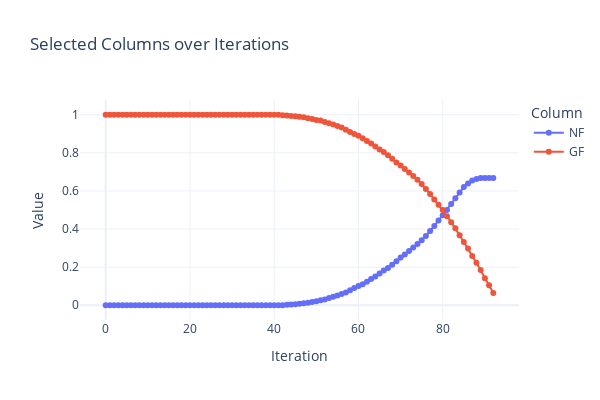

Notebook code cell kept with this figure:
### Code cell
plot_columns_vs_iteration('params.csv',['NF','GF'])

### Figure 1 — Plotly figure (JSON) as saved in the notebook; plotly's stock layout.template omitted (floating-point values rounded to 4 significant figures)
{"data": [{"hovertemplate": "Column=NF<br>Iteration=%{x}<br>Value=%{y}<extra></extra>", "legendgroup": "NF", "line": {"color": "#636efa", "dash": "solid"}, "marker": {"symbol": "circle"}, "mode": "lines+markers", "name": "NF", "orientation": "v", "showlegend": true, "type": "scatter", "x": [0, 1, 2, 3, 4, 5, 6, 7, 8, 9, 10, 11, 12, 13, 14, 15, 16, 17, 18, 19, 20, 21, 22, 23, 24, 25, 26, 27, 28, 29, 30, 31, 32, 33, 34, 35, 36, 37, 38, 39, 40, 41, 42, 43, 44, 45, 46, 47, 48, 49, 50, 51, 52, 53, 54, 55, 56, 57, 58, 59, 60, 61, 62, 63, 64, 65, 66, 67, 68, 69, 70, 71, 72, 73, 74, 75, 76, 77, 78, 79, 80, 81, 82, 83, 84, 85, 86, 87, 88, 89, 90, 91, 92], "xaxis": "x", "y": [0, 0, 0, 0, 0, 0, 0, 0, 0, 0, 0, 0, 0, 0, 0, 0, 0, 0, 0, 0, 0, 0, 0, 0, 0, 0, 0, 0, 0, 0, 0, 0, 0, 0, 0, 0, 0, 0, 0, 0, 0, 0, 0, 0.003034, 0.004205, 0.005753, 0.008128, 0.01053, 0.01317, 0.01763, 0.02124, 0.02685, 0.03032, 0.03779, 0.04451, 0.05067, 0.05941, 0.06696, 0.07828, 0.0908, 0.1005, 0.1101, 0.124, 0.1381, 0.1514, 0.1661, 0.183, 0.1961, 0.213, 0.2305, 0.2501, 0.2666, 0.2845, 0.3034, 0.3211, 0.3409, 0.364, 0.3896, 0.4163, 0.4443, 0.4729, 0.4997, 0.5317, 0.5617, 0.5915, 0.6203, 0.6392, 0.6555, 0.6628, 0.6676, 0.6682, 0.6682, 0.6682], "yaxis": "y"}, {"hovertemplate": "Column=GF<br>Iteration=%{x}<br>Value=%{y}<extra></extra>", "legendgroup": "GF", "line": {"color": "#EF553B", "dash": "solid"}, "marker": {"symbol": "circle"}, "mode": "lines+markers", "name": "GF", "orientation": "v", "showlegend": true, "type": "scatter", "x": [0, 1, 2, 3, 4, 5, 6, 7, 8, 9, 10, 11, 12, 13, 14, 15, 16, 17, 18, 19, 20, 21, 22, 23, 24, 25, 26, 27, 28, 29, 30, 31, 32, 33, 34, 35, 36, 37, 38, 39, 40, 41, 42, 43, 44, 45, 46, 47, 48, 49, 50, 51, 52, 53, 54, 55, 56, 57, 58, 59, 60, 61, 62, 63, 64, 65, 66, 67, 68, 69, 70, 71, 72, 73, 74, 75, 76, 77, 78, 79, 80, 81, 82, 83, 84, 85, 86, 87, 88, 89, 90, 91, 92], "xaxis": "x", "y": [1, 1, 1, 1, 1, 1, 1, 1, 1, 1, 1, 1, 1, 1, 1, 1, 1, 1, 1, 1, 1, 1, 1, 1, 1, 1, 1, 1, 1, 1, 1, 1, 1, 1, 1, 1, 1, 1, 1, 1, 1, 1, 0.9968, 0.9956, 0.994, 0.9915, 0.989, 0.9863, 0.9818, 0.9781, 0.9726, 0.9693, 0.9621, 0.9554, 0.9493, 0.9406, 0.933, 0.9217, 0.9092, 0.8995, 0.8899, 0.876, 0.8619, 0.8486, 0.8339, 0.817, 0.8039, 0.787, 0.7695, 0.7499, 0.7334, 0.7155, 0.6966, 0.6789, 0.6591, 0.636, 0.6104, 0.5837, 0.5557, 0.5271, 0.5001, 0.4677, 0.4363, 0.4045, 0.3674, 0.3316, 0.298, 0.2591, 0.2227, 0.1852, 0.1423, 0.1049, 0.06477], "yaxis": "y"}], "layout": {"height": 400, "legend": {"title": {"text": "Column"}, "tracegroupgap": 0}, "title": {"text": "Selected Columns over Iterations"}, "width": 600, "xaxis": {"anchor": "y", "domain": [0, 1], "title": {"text": "Iteration"}}, "yaxis": {"anchor": "x", "domain": [0, 1], "title": {"text": "Value"}}}}
